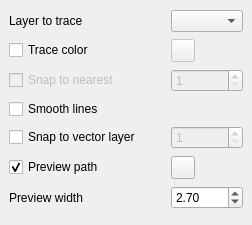
<?xml version="1.0" encoding="UTF-8"?>
<ui version="4.0">
 <class>RasterTracerDockWidgetBase</class>
 <widget class="QDockWidget" name="RasterTracerDockWidgetBase">
  <property name="geometry">
   <rect>
    <x>0</x>
    <y>0</y>
    <width>252</width>
    <height>225</height>
   </rect>
  </property>
  <property name="windowTitle">
   <string>Raster Tracer</string>
  </property>
  <widget class="QWidget" name="dockWidgetContents">
   <layout class="QGridLayout" name="gridLayout">

    <item row="7" column="0">
     <widget class="QCheckBox" name="checkBoxSnap2">
      <property name="enabled">
       <bool>true</bool>
      </property>
      <property name="text">
       <string>Snap to vector layer</string>
      </property>
     </widget>
    </item>
    <item row="7" column="1">
     <widget class="QgsSpinBox" name="SpinBoxSnap">
      <property name="enabled">
       <bool>false</bool>
      </property>
      <property name="minimum">
       <number>1</number>
      </property>
      <property name="value">
       <number>1</number>
      </property>
     </widget>
    </item>

    <item row="5" column="0">
     <widget class="QCheckBox" name="checkBoxSnap">
      <property name="enabled">
       <bool>false</bool>
      </property>
      <property name="text">
       <string>Snap to nearest</string>
      </property>
     </widget>
    </item>
    <item row="3" column="0">
     <widget class="QCheckBox" name="checkBoxColor">
      <property name="text">
       <string>Trace color</string>
      </property>
     </widget>
    </item>
    <item row="3" column="1">
     <widget class="QgsColorButton" name="mColorButton">
      <property name="enabled">
       <bool>false</bool>
      </property>
      <property name="defaultColor">
       <color>
        <red>0</red>
        <green>0</green>
        <blue>0</blue>
       </color>
      </property>
     </widget>
    </item>
    <item row="2" column="0">
     <widget class="QLabel" name="label">
      <property name="text">
       <string>Layer to trace</string>
      </property>
     </widget>
    </item>
    <item row="2" column="1">
     <widget class="QgsMapLayerComboBox" name="mMapLayerComboBox"/>
    </item>
    <item row="5" column="1">
     <widget class="QgsSpinBox" name="mQgsSpinBox">
      <property name="enabled">
       <bool>false</bool>
      </property>
      <property name="minimum">
       <number>1</number>
      </property>
      <property name="value">
       <number>1</number>
      </property>
     </widget>
    </item>
    <item row="6" column="0">
     <widget class="QCheckBox" name="checkBoxSmooth">
      <property name="text">
       <string>Smooth lines</string>
      </property>
     </widget>
    </item>
    <item row="8" column="0">
     <widget class="QCheckBox" name="checkBoxPreview">
      <property name="text">
       <string>Preview path</string>
      </property>
      <property name="checked">
       <bool>true</bool>
      </property>
     </widget>
    </item>
    <item row="8" column="1">
     <widget class="QgsColorButton" name="previewColorButton">
      <property name="text">
       <string/>
      </property>
      <property name="defaultColor">
       <color>
        <red>255</red>
        <green>20</green>
        <blue>147</blue>
       </color>
      </property>
     </widget>
    </item>
    <item row="9" column="0">
     <widget class="QLabel" name="previewWidthLabel">
      <property name="text">
       <string>Preview width</string>
      </property>
     </widget>
    </item>
    <item row="9" column="1">
     <widget class="QDoubleSpinBox" name="previewWidthSpinBox">
      <property name="minimum">
       <double>0.100000000000000</double>
      </property>
      <property name="maximum">
       <double>5.000000000000000</double>
      </property>
      <property name="singleStep">
       <double>0.100000000000000</double>
      </property>
      <property name="value">
       <double>2.700000000000000</double>
      </property>
     </widget>
    </item>
   </layout>
  </widget>
 </widget>
 <customwidgets>
  <customwidget>
   <class>QgsColorButton</class>
   <extends>QToolButton</extends>
   <header>qgscolorbutton.h</header>
  </customwidget>
  <customwidget>
   <class>QgsMapLayerComboBox</class>
   <extends>QComboBox</extends>
   <header>qgsmaplayercombobox.h</header>
  </customwidget>
  <customwidget>
   <class>QgsSpinBox</class>
   <extends>QSpinBox</extends>
   <header>qgsspinbox.h</header>
  </customwidget>
 </customwidgets>
 <resources/>
 <connections/>
</ui>
